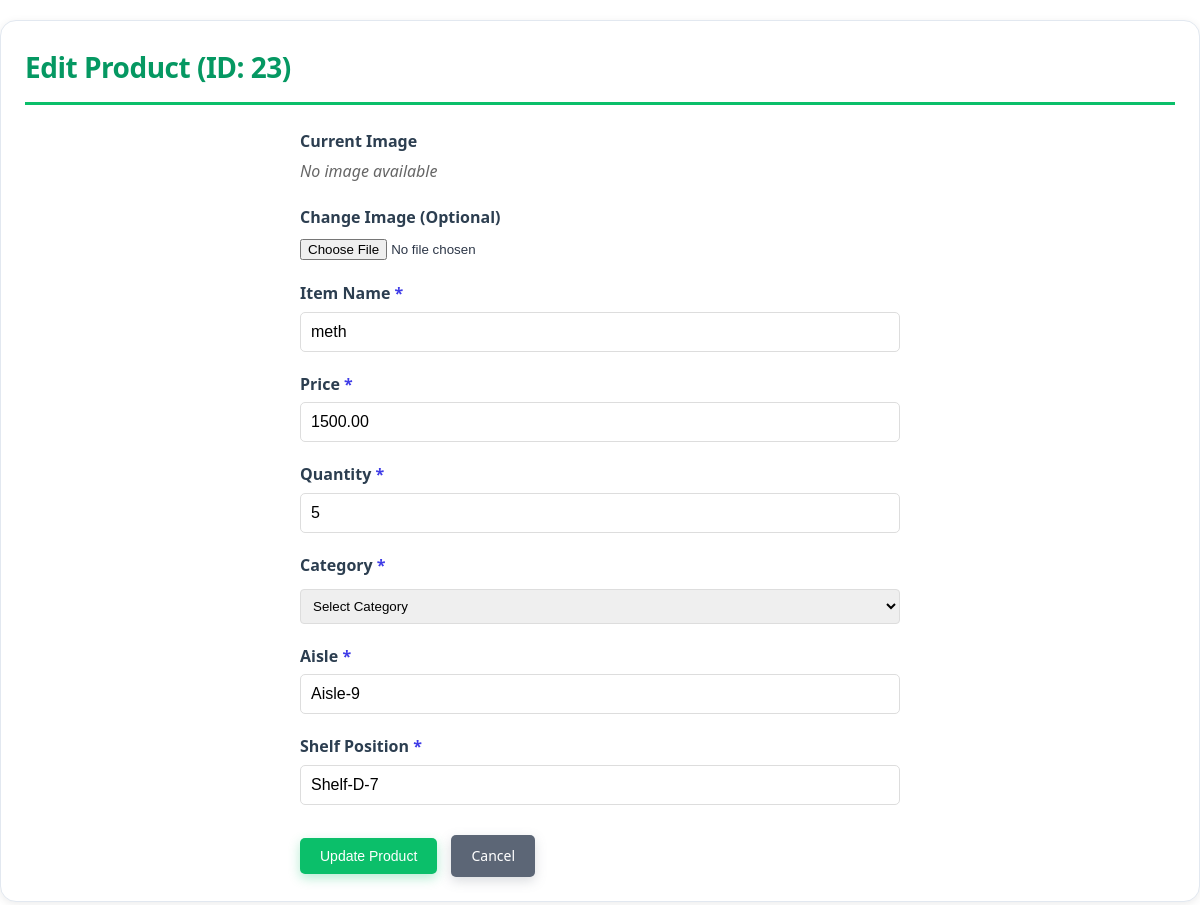
Page /update.php?id=23 (signed in) on the committed database.
### tables this page shows
CREATE TABLE `items` (
  `item_id` int(11) NOT NULL,
  `user_id` int(11) DEFAULT NULL,
  `item_name` varchar(255) NOT NULL,
  `price` decimal(10,2) NOT NULL,
  `quantity` int(11) NOT NULL DEFAULT 0,
  `category` varchar(100) DEFAULT NULL,
  `status` enum('active','inactive') NOT NULL DEFAULT 'active',
  `image_path` varchar(255) DEFAULT NULL,
  `isles` varchar(100) NOT NULL,
  `shelf_position` varchar(100) NOT NULL,
  `created_at` timestamp NOT NULL DEFAULT current_timestamp(),
  `updated_at` timestamp NOT NULL DEFAULT current_timestamp() ON UPDATE current_timestamp()
);

### update.php (the view, shortened to what this page needs)
<?php
$item_id = $_GET['id'] ?? null;
$conn = getDBConnection();
$stmt = $conn->prepare("SELECT * FROM items WHERE item_id = ?");
$stmt->bind_param("i", $item_id);
$stmt->execute();
$result = $stmt->get_result();
$item = $result->fetch_assoc();
?>
<!DOCTYPE html>
<html lang="en">
<head>
    <link rel="stylesheet" href="style.css">
    <link rel="stylesheet" href="https://cdnjs.cloudflare.com/ajax/libs/font-awesome/6.4.0/css/all.min.css" />
</head>
<body>
    <div class="container">
        <h1>Edit Product (ID: <?php echo htmlspecialchars($item['item_id']); ?>)</h1>
        <div class="form-container">
            <form method="POST" action="" enctype="multipart/form-data">
                <div class="form-group">
                    <label>Current Image</label>
                    <?php if (!empty($item['image_path']) && file_exists($item['image_path'])): ?>
                        <div class="current-image" style="margin: 10px 0;">
                            <img src="<?php echo htmlspecialchars($item['image_path']); ?>" alt="Product Image" style="max-width: 150px; border-radius: 4px; border: 1px solid #ddd;">
                        </div>
                    <?php else: ?>
                        <p style="color: #666; font-style: italic;">No image available</p>
                    <?php endif; ?>
                </div>
                <div class="form-group">
                    <label for="image">Change Image <span class="optional">(Optional)</span></label>
                    <input type="file" id="image" name="image" accept="image/*">
                </div>
                <div class="form-group">
                    <label for="item_name">Item Name <span class="required">*</span></label>
                    <input type="text" id="item_name" name="item_name" required
                           value="<?php echo htmlspecialchars($item['item_name']); ?>">
                </div>
                <div class="form-group">
                    <label for="price">Price <span class="required">*</span></label>
                    <input type="number" id="price" name="price" step="0.01" min="0.01" required
                           value="<?php echo htmlspecialchars($item['price']); ?>">
                </div>
                <div class="form-group">
                    <label for="quantity">Quantity <span class="required">*</span></label>
                    <input type="number" id="quantity" name="quantity" min="0" required
                           value="<?php echo htmlspecialchars($item['quantity']); ?>">
                </div>
                <div class="form-group">
                    <label for="category">Category <span class="required">*</span></label>
                    <select id="category" name="category" required style="width: 100%; padding: 8px; margin-top: 5px; border: 1px solid #ddd; border-radius: 4px;">
                        <option value="">Select Category</option>
                    </select>
                </div>
                <div class="form-group">
                    <label for="isles">Aisle <span class="required">*</span></label>
                    <input type="text" id="isles" name="isles" required
                           value="<?php echo htmlspecialchars($item['isles']); ?>">
                </div>
                <div class="form-group">
                    <label for="shelf_position">Shelf Position <span class="required">*</span></label>
                    <input type="text" id="shelf_position" name="shelf_position" required
                           value="<?php echo htmlspecialchars($item['shelf_position']); ?>">
                </div>
                <div class="form-actions">
                    <button type="submit" class="btn btn-primary">Update Product</button>
                    <a href="items.php" class="btn btn-secondary">Cancel</a>
                </div>
            </form>
        </div>
    </div>
</body>
</html>

### style.css (style rules this page uses)
* { margin: 0; padding: 0; box-sizing: border-box; }
:root { --color-primary: #0bbf6a; --color-primary-light: #22d485; --color-primary-dark: #059862; --color-secondary: #5c6676; --color-secondary-dark: #434b5c; --color-accent: #9ce7c4; }
body { font-family: 'Segoe UI', Tahoma, Geneva, Verdana, sans-serif; background: #ffffff; color: #2d3748; line-height: 1.6; min-height: 100vh; }
.container { max-width: 1200px; margin: 20px auto; padding: 24px; background-color: #ffffff; border-radius: 16px; box-shadow: 0 2px 8px rgba(0, 0, 0, 0.08); border: 1px solid #e2e8f0; }
h1 { color: var(--color-primary-dark); margin-bottom: 24px; border-bottom: 3px solid var(--color-primary); padding-bottom: 12px; font-weight: 600; text-transform: none; letter-spacing: -0.5px; font-size: 28px; }
.btn { display: inline-block; padding: 10px 20px; text-decoration: none; border-radius: 5px; border: none; cursor: pointer; font-size: 14px; transition: background-color 0.3s, transform 0.15s ease-out, box-shadow 0.15s ease-out; margin-right: 10px; }
.btn-primary { background: var(--color-primary); color: white; font-weight: 500; text-transform: none; letter-spacing: 0; box-shadow: 0 4px 12px rgba(11, 191, 106, 0.3); transition: all 0.3s ease; }
.btn-secondary { background: var(--color-secondary); color: white; font-weight: 500; box-shadow: 0 4px 12px rgba(107, 114, 128, 0.25); transition: all 0.3s ease; }
.form-container { max-width: 600px; margin: 0 auto; }
.form-group { margin-bottom: 20px; }
.form-group label { display: block; margin-bottom: 5px; font-weight: bold; color: #2c3e50; }
.form-group input[type="text"], .form-group input[type="number"], .form-group input[type="password"] { width: 100%; padding: 10px; border: 1px solid #ddd; border-radius: 5px; font-size: 16px; }
.required { color: #3f3ce7; }
.form-actions { margin-top: 30px; }

### rows in the picture
items: item_id "23", item_name "meth", price "1500.00", quantity "5", isles "Aisle-9", shelf_position "Shelf-D-7"
